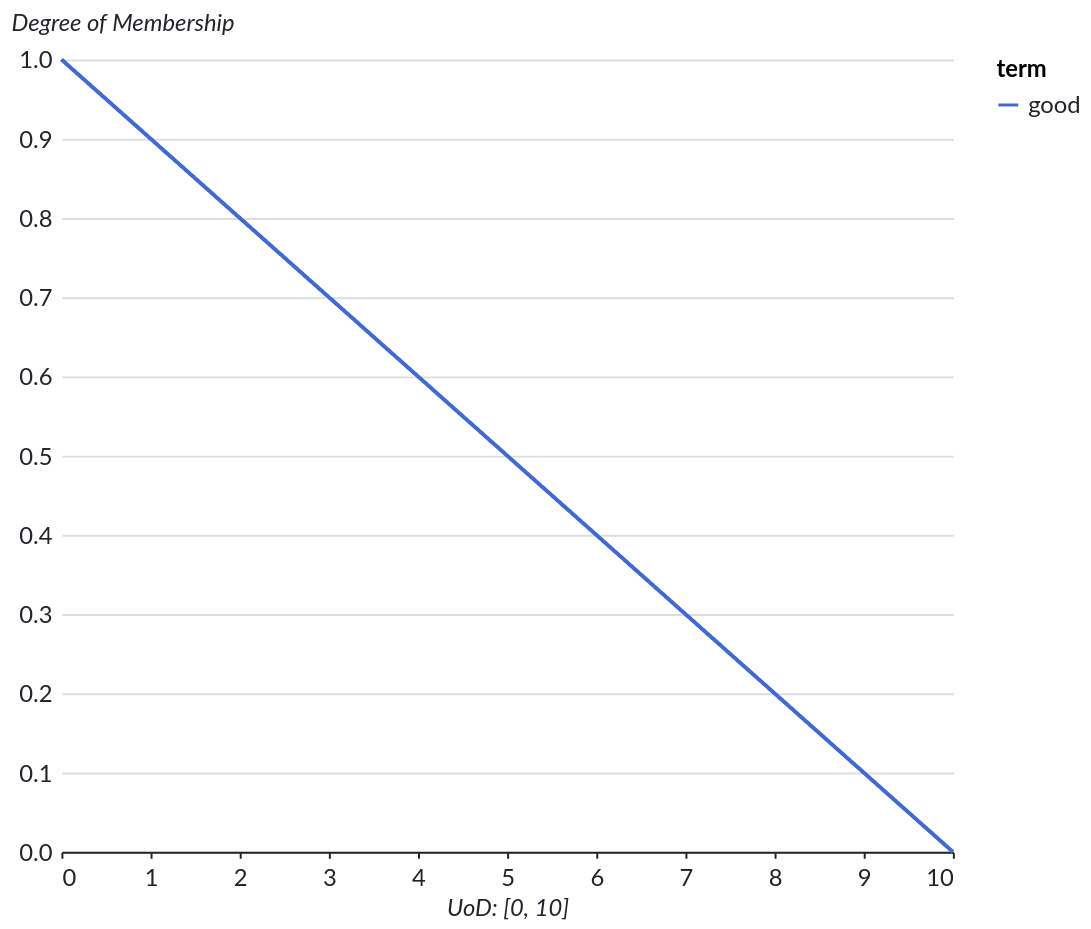

The notebook cell this image was saved under:
### Markdown cell above
Use same logic to model fully linear memberships

### Code cell
plot_fuzzy_set(
    mf=MFTrapezoidal(a=0, b=0, c=0, d=10),
    term="good",
    uod=(0, 10),
)

### Figure 1 — Vega-Lite specification as saved in the notebook (floating-point values rounded to 4 significant figures; data arrays with more than 128 entries replaced by an {"elided": "..."} marker saying what was removed)
{"background": "#ffffff", "config": {"title": {"anchor": "start", "font": "Lato", "color": "#212529", "fontSize": 20, "fontStyle": "normal", "subtitleFontSize": 16, "subtitleColor": "#212529", "fontWeight": 700, "subtitleFontWeight": 400, "subtitleFontStyle": "italic", "dy": -20}, "legend": {"labelFont": "Lato", "labelFontSize": 12, "labelColor": "#212529", "padding": 0, "titleFontSize": 12, "titleFont": "Lato", "titleAnchor": "start", "titleFontWeight": 700}, "axis": {"titleFontSize": 12, "titleFontStyle": "italic", "titleFontWeight": 400, "titleFont": "Lato", "titleColor": "#212529", "labelFontSize": 12, "labelFont": "Lato", "labelColor": "#212529", "labelFontWeight": 400, "labelPadding": 5}, "axisY": {"domain": false, "grid": true, "grid_color": "#dee2e6", "gridWidth": 1, "ticks": false, "titleAngle": 0, "titleAlign": "left", "titleY": -12}, "axisX": {"domain": true, "domainColor": "#212529", "domainWidth": 1, "grid": false, "labelAngle": 0, "ticks": true, "tickColor": "#212529", "tickSize": 3}, "facet": {"spacing": 50}, "headerColumn": {"title": null, "titleFontSize": 14, "titleFontWeight": 700, "titleFont": "Lato", "labelAnchor": "middle", "labelFontSize": 12, "labelFontWeight": 700, "labelFont": "Lato"}, "headerRow": {"labelFont": "Lato", "labelFontSize": 12, "labelAngle": 0, "labelAlign": "left", "labelAnchor": "middle", "labelFontWeight": 700, "labelPadding": 25, "titleFont": "Lato", "titleFontSize": 14, "titleFontWeight": 700, "titleAngle": 0, "orient": "left", "title": null}, "area": {"fill": "#b6377a"}, "circle": {"fill": "#b6377a"}, "line": {"stroke": "#b6377a"}, "rule": {"stroke": "#212529"}, "path": {"stroke": "#b6377a"}, "point": {"stroke": "#b6377a"}, "rect": {"fill": "#b6377a"}, "shape": {"stroke": "#b6377a"}, "symbol": {"fill": "#b6377a"}, "bar": {"fill": "#b6377a"}, "view": {"stroke": "transparent"}, "range": {"category": {"scheme": "observable10"}, "diverging": {"scheme": "spectral"}, "heatmap": {"scheme": "magma"}, "ramp": {"scheme": "cividis"}, "ordinal": {"scheme": "lighttealblue"}}}, "data": {"name": "data-af1c66810b78dcd2e49c1f3e5b82a10e"}, "mark": {"type": "line"}, "encoding": {"color": {"field": "term", "type": "nominal"}, "x": {"field": "x", "title": "UoD: [0, 10]", "type": "quantitative"}, "y": {"field": "membership", "title": "Degree of Membership", "type": "quantitative"}}, "height": 400, "width": 450, "$schema": "https://vega.github.io/schema/vega-lite/v6.1.0.json", "datasets": {"data-af1c66810b78dcd2e49c1f3e5b82a10e": {"elided": "1000 records"}}}
